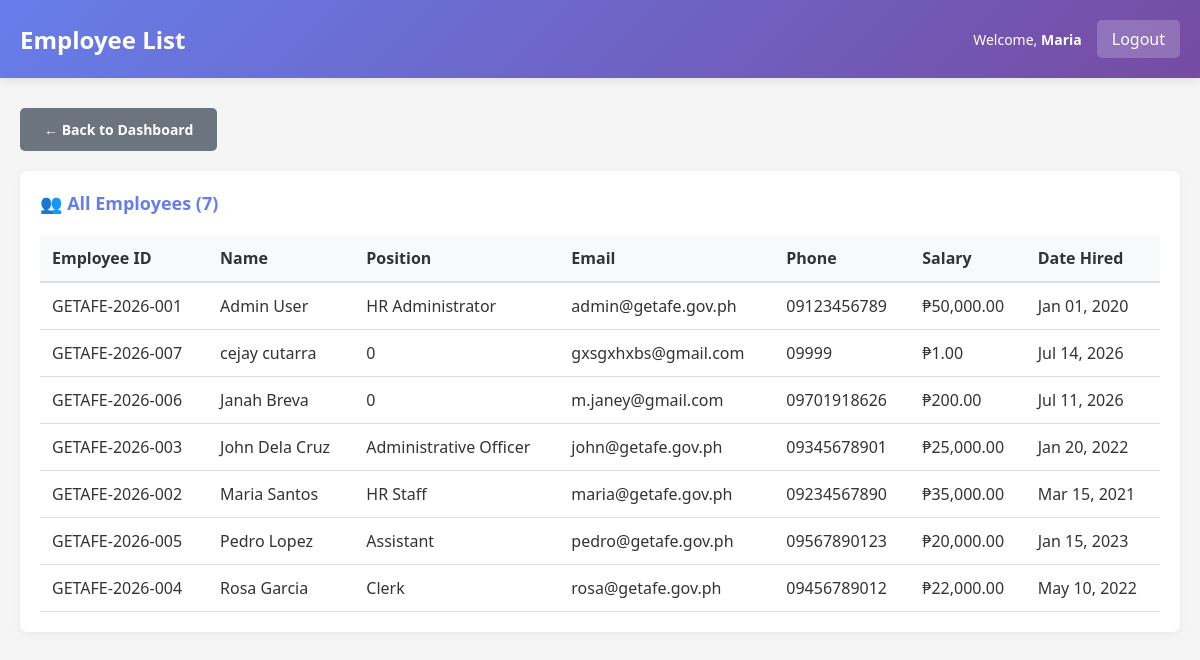
/staff/employee_list.php (signed in), run on the app's committed database.
### tables this page shows
CREATE TABLE `employees` (
  `employee_id` int(11) NOT NULL AUTO_INCREMENT,
  `employee_code` varchar(20) NOT NULL,
  `first_name` varchar(50) NOT NULL,
  `last_name` varchar(50) NOT NULL,
  `email` varchar(100) NOT NULL,
  `phone` varchar(20) DEFAULT NULL,
  `position` varchar(100) DEFAULT NULL,
  `salary` decimal(10,2) DEFAULT NULL,
  `date_hired` date DEFAULT NULL,
  `status` enum('active','inactive') DEFAULT 'active',
  `created_at` timestamp NOT NULL DEFAULT current_timestamp(),
  `updated_at` timestamp NOT NULL DEFAULT current_timestamp() ON UPDATE current_timestamp(),
  `department` varchar(100) DEFAULT NULL,
  `qr_code` varchar(255) DEFAULT NULL,
  `qr_generated_date` datetime DEFAULT NULL,
  PRIMARY KEY (`employee_id`),
  UNIQUE KEY `employee_code` (`employee_code`),
  UNIQUE KEY `email` (`email`)
);

### includes/functions.php (called while the page is built, shortened)
<?php
function get_employee_info($conn, $employee_id) {
    $stmt = $conn->prepare("SELECT * FROM employees WHERE employee_id = ? LIMIT 1");
    $stmt->bind_param("i", $employee_id);
    $stmt->execute();
    $res = $stmt->get_result();
    $row = $res->fetch_assoc();
    return $row ?: null;
}
function format_date($date) {
    return date('M d, Y', strtotime($date));
}
?>

### staff/employee_list.php (the view, shortened to what this page needs)
<?php
require_once '../config/database.php';
require_once '../includes/functions.php';
$staff = get_employee_info($conn, $_SESSION['employee_id']);
$employees = $conn->query("SELECT * FROM employees WHERE status = 'active' ORDER BY first_name")->fetch_all(MYSQLI_ASSOC);
?>
<!DOCTYPE html>
<html lang="en">
<head>
    <link rel="stylesheet" href="../assets/css/style.css">
</head>
<body>
    <div class="navbar">
        <h2>Employee List</h2>
        <div class="navbar-user">
            <span>Welcome, <strong><?php echo htmlspecialchars($staff['first_name']); ?></strong></span>
            <a href="../logout.php">Logout</a>
        </div>
    </div>
    <div class="container">
        <a href="dashboard.php" class="btn btn-secondary" style="margin-bottom: 20px;">← Back to Dashboard</a>
        <div class="table-container">
            <h3>👥 All Employees (<?php echo count($employees); ?>)</h3>
            <table>
                <thead>
                    <tr>
                        <th>Employee ID</th>
                        <th>Name</th>
                        <th>Position</th>
                        <th>Email</th>
                        <th>Phone</th>
                        <th>Salary</th>
                        <th>Date Hired</th>
                    </tr>
                </thead>
                <tbody>
                    <?php foreach ($employees as $emp): ?>
                    <tr>
                        <td><?php echo $emp['employee_code']; ?></td>
                        <td><?php echo htmlspecialchars($emp['first_name'] . ' ' . $emp['last_name']); ?></td>
                        <td><?php echo htmlspecialchars($emp['position']); ?></td>
                        <td><?php echo htmlspecialchars($emp['email']); ?></td>
                        <td><?php echo htmlspecialchars($emp['phone']); ?></td>
                        <td>₱<?php echo number_format($emp['salary'], 2); ?></td>
                        <td><?php echo format_date($emp['date_hired']); ?></td>
                    </tr>
                    <?php endforeach; ?>
                </tbody>
            </table>
        </div>
    </div>
</body>
</html>

### assets/css/style.css (style rules this page uses)
* { margin: 0; padding: 0; box-sizing: border-box; }
body { font-family: 'Segoe UI', Tahoma, Geneva, Verdana, sans-serif; background-color: #f5f5f5; color: #333; }
.navbar { background: linear-gradient(135deg, #667eea 0%, #764ba2 100%); color: white; padding: 20px; display: flex; justify-content: space-between; align-items: center; box-shadow: 0 2px 10px rgba(0, 0, 0, 0.1); }
.navbar h2 { font-size: 24px; font-weight: 600; }
.navbar-user { display: flex; gap: 15px; align-items: center; }
.navbar-user span { font-size: 14px; }
.navbar-user a { background: rgba(255, 255, 255, 0.2); color: white; padding: 8px 15px; text-decoration: none; border-radius: 5px; transition: background 0.3s; }
.container { max-width: 1200px; margin: 30px auto; padding: 0 20px; }
.btn { display: inline-block; padding: 12px 24px; border: none; border-radius: 5px; cursor: pointer; font-size: 14px; font-weight: 600; text-decoration: none; transition: all 0.3s; }
.btn-secondary { background: #6c757d; color: white; }
.table-container { background: white; border-radius: 8px; padding: 20px; margin-bottom: 20px; box-shadow: 0 2px 10px rgba(0, 0, 0, 0.05); }
.table-container h3 { color: #667eea; margin-bottom: 20px; font-size: 18px; }
table { width: 100%; border-collapse: collapse; }
table thead { background-color: #f8f9fa; border-bottom: 2px solid #ddd; }
table th { padding: 12px; text-align: left; font-weight: 600; color: #333; }
table td { padding: 12px; border-bottom: 1px solid #ddd; }

### data on the page
employees: first_name "Maria", employee_code "GETAFE-2026-002", first_name+last_name "Maria Santos", position "HR Staff", email "maria@getafe.gov.ph", phone "09234567890", salary "35,000.00", date_hired "Mar 15, 2021"
employees: employee_code "GETAFE-2026-001", first_name+last_name "Admin User", position "HR Administrator", email "admin@getafe.gov.ph", phone "09123456789", salary "50,000.00", date_hired "Jan 01, 2020"
employees: employee_code "GETAFE-2026-007", first_name+last_name "cejay cutarra", position "0", email "gxsgxhxbs@gmail.com", phone "09999", salary "1.00", date_hired "Jul 14, 2026"
employees: employee_code "GETAFE-2026-006", first_name+last_name "Janah Breva", position "0", email "m.janey@gmail.com", phone "09701918626", salary "200.00", date_hired "Jul 11, 2026"
employees: employee_code "GETAFE-2026-003", first_name+last_name "John Dela Cruz", position "Administrative Officer", email "john@getafe.gov.ph", phone "09345678901", salary "25,000.00", date_hired "Jan 20, 2022"
employees: employee_code "GETAFE-2026-005", first_name+last_name "Pedro Lopez", position "Assistant", email "pedro@getafe.gov.ph", phone "09567890123", salary "20,000.00", date_hired "Jan 15, 2023"
employees: employee_code "GETAFE-2026-004", first_name+last_name "Rosa Garcia", position "Clerk", email "rosa@getafe.gov.ph", phone "09456789012", salary "22,000.00", date_hired "May 10, 2022"

### other printed values
count($employees) "7"
